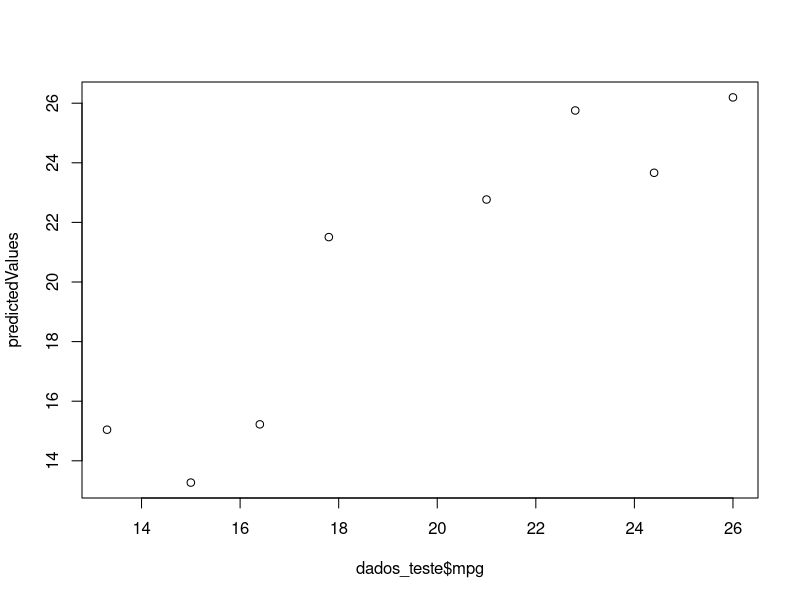
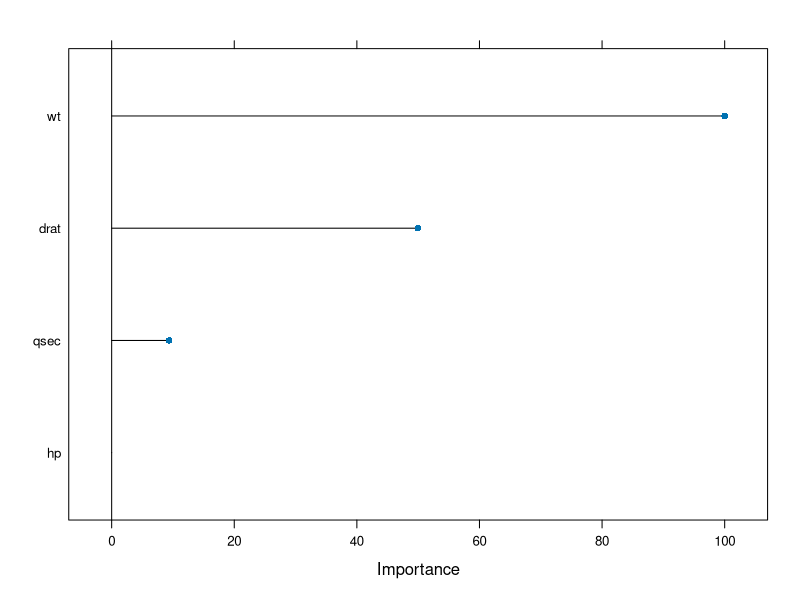

These figures' R source, in order:
# Usando o Pacote Caret Para Criar Modelos de Machine Learning em R
# http://topepo.github.io/caret/index.html

# Obs: Caso tenha problemas com a acentuação, consulte este link:
# https://support.rstudio.com/hc/en-us/articles/200532197-Character-Encoding

# Configurando o diretório de trabalho
# Coloque entre aspas o diretório de trabalho que você está usando no seu computador
# Não use diretórios com espaço no nome
setwd("C:/FCD/BigDataRAzure/Cap12")
getwd()

# Instalando os pacotes
install.packages("caret")
install.packages("randomForest")

# Carregando os pacotes
library(caret)
library(randomForest)
library(datasets)

# Usando o dataset mtcars
View(mtcars)

# Funcao do Caret para divisao dos dados
?createDataPartition
split <- createDataPartition(y = mtcars$mpg, p = 0.7, list = FALSE)

# Criando dados de treino e de teste
dados_treino <- mtcars[split,]
dados_teste <- mtcars[-split,]

# Treinando o modelo
?train
names(getModelInfo())

# Mostrando a importância das variáveis para a criação do modelo
?varImp

modelol_v1 <- train(mpg ~ ., data = dados_treino, method = "lm")
varImp(modelol_v1)

# Regressão linear
modelol_v1 <- train(mpg ~ wt + hp + qsec + drat, data = dados_treino, method = "lm")

# Random forest
modelol_v2 <- train(mpg ~ wt + hp + qsec + drat, data = dados_treino, method = "rf")

# Resumo do modelo
summary(modelol_v1)
summary(modelol_v2)

# Ajustando o modelo
?expand.grid
?trainControl
controle1 <- trainControl(method = "cv", number = 10)

modelol_v3 <- train(mpg ~ wt + hp + qsec + drat, 
                    data = dados_treino, 
                    method = "lm", 
                    trControl = controle1, 
                    metric = "Rsquared")

# Resumo do modelo
summary(modelol_v3)

# Coletando os residuos
residuals <- resid(modelol_v3)
residuals

# Previsoes
?predict
predictedValues <- predict(modelol_v1, dados_teste)
predictedValues
plot(dados_teste$mpg, predictedValues)

# Plot das variáveis mais relevantes no modelo
plot(varImp(modelol_v1))





